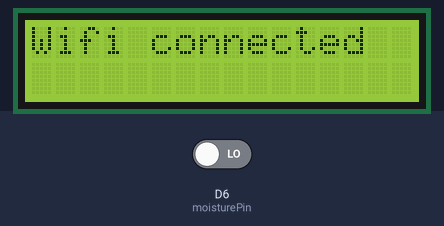
This sketch was run on a simulated ESP8266 (NodeMCU). On the bench: 16×2 character LCD. Inputs (shaded band) come from the test bench; at power-on: D6 (moisturePin) LOW. WiFi joins after 1.5 s; servers stay silent unless stated; what the sketch prints to the serial monitor is not drawn.

Above: at 3.7 s.
At 6.8 s:
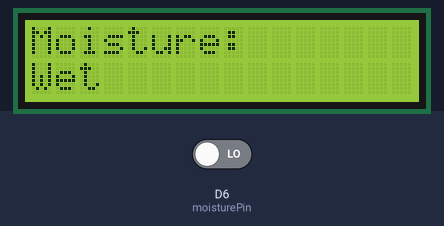
6.9 s: D6 (moisturePin) driven HIGH
At 8.8 s:
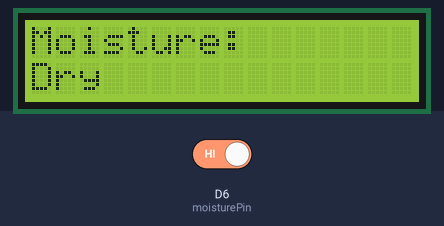
9.1 s: D6 (moisturePin) driven LOW
At 10.6 s:
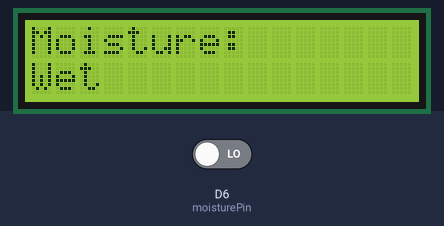
Timing chart, 0 to 12.1 s (numbered marks = the images above; inputs shaded):
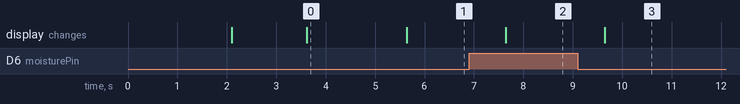

Measured:
- after the input at 6.9 s, the display: changes after 0.74 s (image 2)
- after the input at 9.1 s, the display: changes after 0.55 s (image 3)
- what the display in image 0 shows lasts 2.0 s, from 3.6 s to 5.6 s

The sketch:

Dry_Sense_NodeMCU_8266_Programm.ino
```cpp
#include <Wire.h>
#include <LiquidCrystal_PCF8574.h>
#include <ESP8266WiFi.h>
#include <ESP8266WebServer.h>

// Define the I2C address for your LCD (usually 0x27 or 0x3F)
#define I2C_ADDRESS 0x27 // Replace with your LCD's I2C address if necessary

// Create an instance of the LiquidCrystal_PCF8574
LiquidCrystal_PCF8574 lcd(I2C_ADDRESS);

// Moisture sensor digital pin
const int moisturePin = D6;
bool isWet = false;
bool previousMoistureState = false;

// Wi-Fi credentials
const char* ssid = "Wifi";        // Your Wi-Fi SSID
const char* password = "XPX00AKM"; // Your Wi-Fi Password

// Create a web server on port 80
ESP8266WebServer server(80);

void setup() {
    Serial.begin(115200);

    // Initialize the LCD
    lcd.begin(16, 2);       // 16 columns, 2 rows
    lcd.setBacklight(255);  // Turn on backlight at full brightness

    // Set up the moisture sensor pin as input
    pinMode(moisturePin, INPUT);
    lcd.clear();
    lcd.print("-- Dry Sense --");
    delay(2000);
    lcd.clear();
    lcd.print("Wifi connecting...:");

    // Connect to Wi-Fi
    WiFi.begin(ssid, password);
    while (WiFi.status() != WL_CONNECTED) {
        delay(500);
        Serial.print(".");
    }
    Serial.println("\nConnected to Wi-Fi!");
    lcd.clear();
    lcd.print("Wifi connected");
    delay(2000);
    lcd.clear();
    Serial.print("IP address: ");
    Serial.println(WiFi.localIP());

    // Define the URL handler for data retrieval
    server.on("/data", HTTP_GET, handleDataRequest);

    // Start the server
    server.begin();
    Serial.println("Server started");

    // Initial display on the LCD
    lcd.setCursor(0, 0);
    lcd.print("Moisture:");
}

void loop() {
    // Read the moisture sensor value (HIGH or LOW)
    isWet = digitalRead(moisturePin) == LOW; // Assuming LOW means wet and HIGH means dry

    // Update the LCD only if the moisture state has changed
    if (isWet != previousMoistureState) {
        previousMoistureState = isWet;
        lcd.setCursor(0, 1);
        lcd.print(isWet ? "Wet " : "Dry ");

        // Print to Serial Monitor for debugging
        Serial.print("Moisture sensor value: ");
        Serial.println(digitalRead(moisturePin));
        Serial.print("Moisture status: ");
        Serial.println(isWet ? "Wet" : "Dry");
    }

    // Handle client requests
    server.handleClient();

    delay(1000); // Delay for readability
}

// Handle HTTP GET requests for /data
void handleDataRequest() {
    String jsonResponse = "{";
    jsonResponse += "\"moisture_status\":\"";
    jsonResponse += isWet ? "Wet" : "Dry";
    jsonResponse += "\"}";

    server.send(200, "application/json", jsonResponse);
}
```
